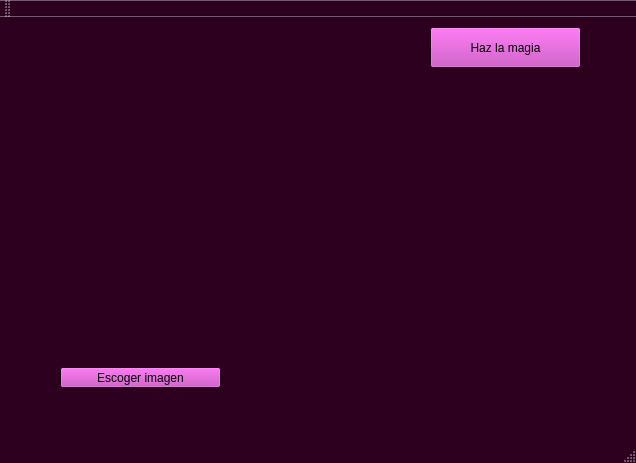
<?xml version="1.0" encoding="UTF-8"?>
<ui version="4.0">
 <class>MainWindow</class>
 <widget class="QMainWindow" name="MainWindow">
  <property name="geometry">
   <rect>
    <x>0</x>
    <y>0</y>
    <width>636</width>
    <height>463</height>
   </rect>
  </property>
  <property name="palette">
   <palette>
    <active>
     <colorrole role="Base">
      <brush brushstyle="SolidPattern">
       <color alpha="255">
        <red>255</red>
        <green>255</green>
        <blue>255</blue>
       </color>
      </brush>
     </colorrole>
     <colorrole role="Window">
      <brush brushstyle="SolidPattern">
       <color alpha="255">
        <red>44</red>
        <green>0</green>
        <blue>30</blue>
       </color>
      </brush>
     </colorrole>
    </active>
    <inactive>
     <colorrole role="Base">
      <brush brushstyle="SolidPattern">
       <color alpha="255">
        <red>255</red>
        <green>255</green>
        <blue>255</blue>
       </color>
      </brush>
     </colorrole>
     <colorrole role="Window">
      <brush brushstyle="SolidPattern">
       <color alpha="255">
        <red>44</red>
        <green>0</green>
        <blue>30</blue>
       </color>
      </brush>
     </colorrole>
    </inactive>
    <disabled>
     <colorrole role="Base">
      <brush brushstyle="SolidPattern">
       <color alpha="255">
        <red>44</red>
        <green>0</green>
        <blue>30</blue>
       </color>
      </brush>
     </colorrole>
     <colorrole role="Window">
      <brush brushstyle="SolidPattern">
       <color alpha="255">
        <red>44</red>
        <green>0</green>
        <blue>30</blue>
       </color>
      </brush>
     </colorrole>
    </disabled>
   </palette>
  </property>
  <property name="contextMenuPolicy">
   <enum>Qt::NoContextMenu</enum>
  </property>
  <property name="windowTitle">
   <string>MainWindow</string>
  </property>
  <property name="toolButtonStyle">
   <enum>Qt::ToolButtonTextOnly</enum>
  </property>
  <property name="tabShape">
   <enum>QTabWidget::Rounded</enum>
  </property>
  <widget class="QWidget" name="centralWidget">
   <widget class="QLabel" name="label">
    <property name="geometry">
     <rect>
      <x>0</x>
      <y>-40</y>
      <width>671</width>
      <height>441</height>
     </rect>
    </property>
    <property name="maximumSize">
     <size>
      <width>16777215</width>
      <height>441</height>
     </size>
    </property>
    <property name="text">
     <string/>
    </property>
    <property name="pixmap">
     <pixmap resource="imagenes.qrc">:/nanoparti-culas_0.jpg</pixmap>
    </property>
   </widget>
   <widget class="QPushButton" name="pushButton">
    <property name="geometry">
     <rect>
      <x>60</x>
      <y>350</y>
      <width>161</width>
      <height>21</height>
     </rect>
    </property>
    <property name="palette">
     <palette>
      <active>
       <colorrole role="Button">
        <brush brushstyle="SolidPattern">
         <color alpha="255">
          <red>197</red>
          <green>63</green>
          <blue>187</blue>
         </color>
        </brush>
       </colorrole>
       <colorrole role="LinkVisited">
        <brush brushstyle="SolidPattern">
         <color alpha="255">
          <red>197</red>
          <green>63</green>
          <blue>187</blue>
         </color>
        </brush>
       </colorrole>
       <colorrole role="AlternateBase">
        <brush brushstyle="SolidPattern">
         <color alpha="255">
          <red>197</red>
          <green>63</green>
          <blue>187</blue>
         </color>
        </brush>
       </colorrole>
      </active>
      <inactive>
       <colorrole role="Button">
        <brush brushstyle="SolidPattern">
         <color alpha="255">
          <red>197</red>
          <green>63</green>
          <blue>187</blue>
         </color>
        </brush>
       </colorrole>
       <colorrole role="LinkVisited">
        <brush brushstyle="SolidPattern">
         <color alpha="255">
          <red>197</red>
          <green>63</green>
          <blue>187</blue>
         </color>
        </brush>
       </colorrole>
       <colorrole role="AlternateBase">
        <brush brushstyle="SolidPattern">
         <color alpha="255">
          <red>197</red>
          <green>63</green>
          <blue>187</blue>
         </color>
        </brush>
       </colorrole>
      </inactive>
      <disabled>
       <colorrole role="Button">
        <brush brushstyle="SolidPattern">
         <color alpha="255">
          <red>197</red>
          <green>63</green>
          <blue>187</blue>
         </color>
        </brush>
       </colorrole>
       <colorrole role="LinkVisited">
        <brush brushstyle="SolidPattern">
         <color alpha="255">
          <red>197</red>
          <green>63</green>
          <blue>187</blue>
         </color>
        </brush>
       </colorrole>
       <colorrole role="AlternateBase">
        <brush brushstyle="SolidPattern">
         <color alpha="255">
          <red>197</red>
          <green>63</green>
          <blue>187</blue>
         </color>
        </brush>
       </colorrole>
      </disabled>
     </palette>
    </property>
    <property name="text">
     <string>Escoger imagen</string>
    </property>
   </widget>
   <widget class="QPushButton" name="pushButton_2">
    <property name="geometry">
     <rect>
      <x>430</x>
      <y>10</y>
      <width>151</width>
      <height>41</height>
     </rect>
    </property>
    <property name="palette">
     <palette>
      <active>
       <colorrole role="Button">
        <brush brushstyle="SolidPattern">
         <color alpha="255">
          <red>197</red>
          <green>63</green>
          <blue>187</blue>
         </color>
        </brush>
       </colorrole>
      </active>
      <inactive>
       <colorrole role="Button">
        <brush brushstyle="SolidPattern">
         <color alpha="255">
          <red>197</red>
          <green>63</green>
          <blue>187</blue>
         </color>
        </brush>
       </colorrole>
      </inactive>
      <disabled>
       <colorrole role="Button">
        <brush brushstyle="SolidPattern">
         <color alpha="255">
          <red>197</red>
          <green>63</green>
          <blue>187</blue>
         </color>
        </brush>
       </colorrole>
      </disabled>
     </palette>
    </property>
    <property name="text">
     <string>Haz la magia</string>
    </property>
   </widget>
   <widget class="QLabel" name="label_2">
    <property name="geometry">
     <rect>
      <x>0</x>
      <y>0</y>
      <width>621</width>
      <height>421</height>
     </rect>
    </property>
    <property name="text">
     <string/>
    </property>
   </widget>
   <zorder>label_2</zorder>
   <zorder>label</zorder>
   <zorder>pushButton</zorder>
   <zorder>pushButton_2</zorder>
  </widget>
  <widget class="QMenuBar" name="menuBar">
   <property name="geometry">
    <rect>
     <x>0</x>
     <y>0</y>
     <width>636</width>
     <height>22</height>
    </rect>
   </property>
  </widget>
  <widget class="QToolBar" name="mainToolBar">
   <attribute name="toolBarArea">
    <enum>TopToolBarArea</enum>
   </attribute>
   <attribute name="toolBarBreak">
    <bool>false</bool>
   </attribute>
  </widget>
  <widget class="QStatusBar" name="statusBar"/>
 </widget>
 <layoutdefault spacing="6" margin="11"/>
 <resources>
  <include location="imagenes.qrc"/>
 </resources>
 <connections/>
</ui>
